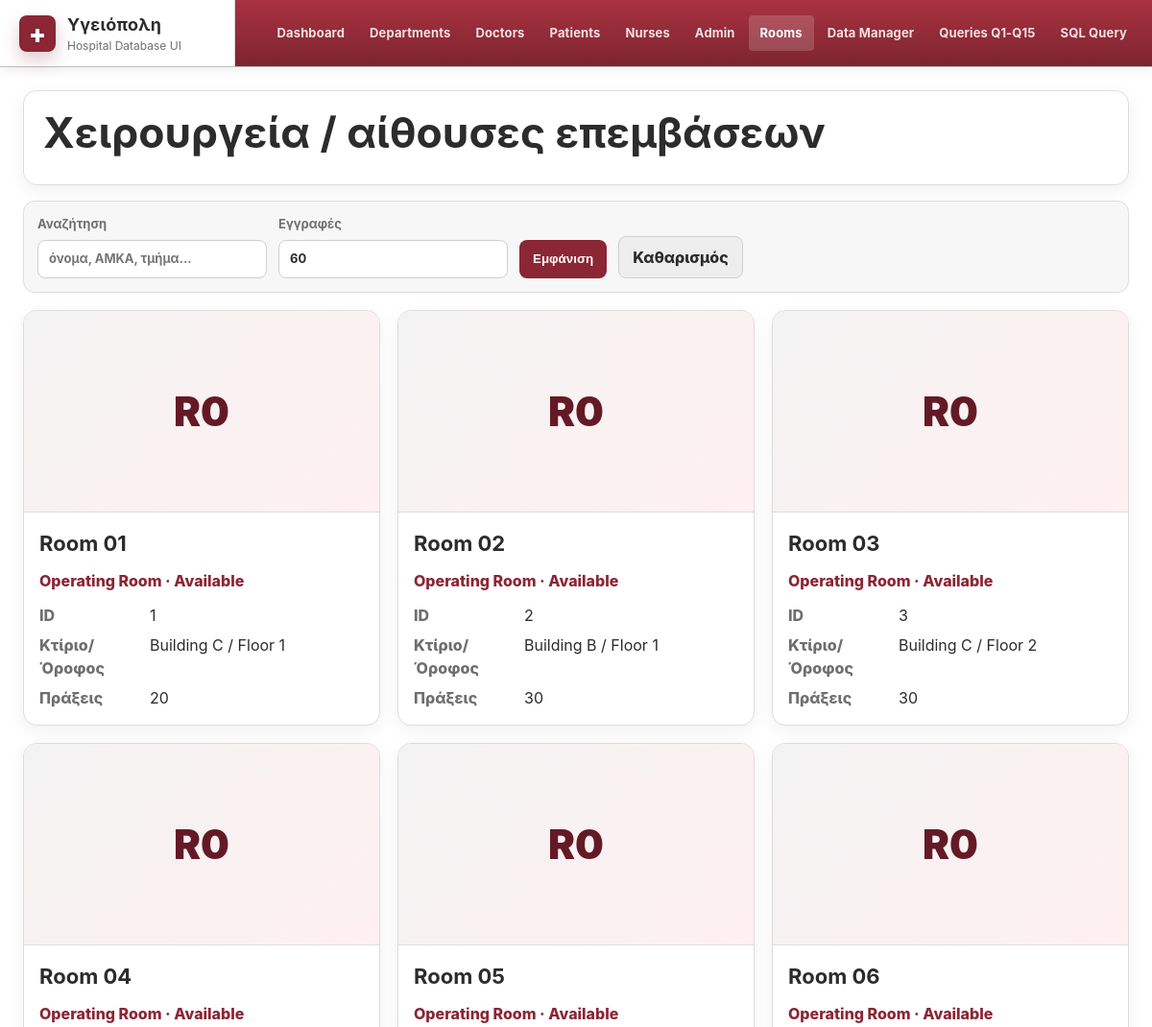
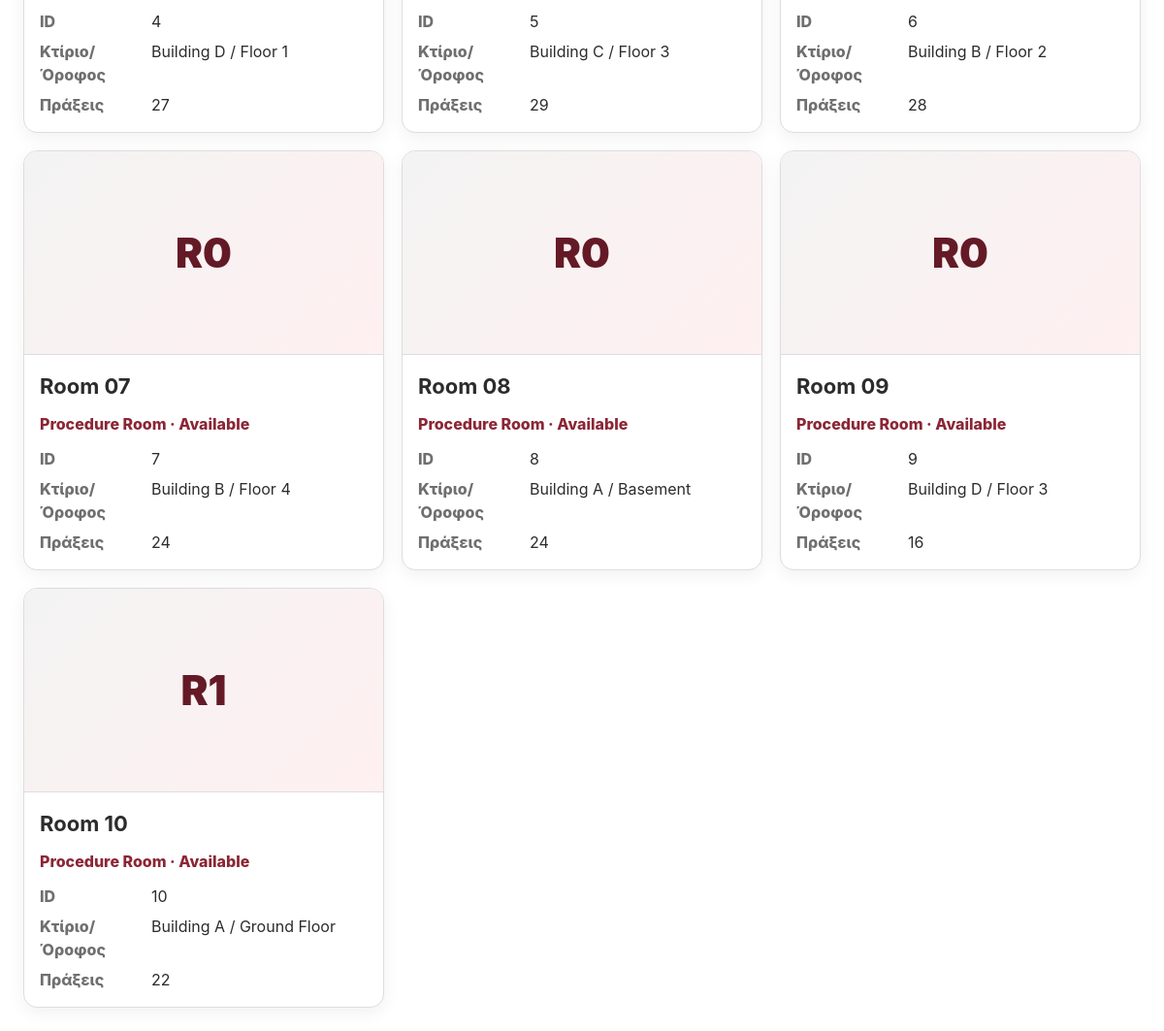
Screenshot of /hospital_web_app/code/hospital_app/index.php?page=rooms with the database file from the repository (2 pictures, top to bottom).
### tables this page shows
CREATE TABLE IF NOT EXISTS `operating_room` (
  `room_id` INT NOT NULL AUTO_INCREMENT,
  `room_number` VARCHAR(20) NOT NULL,
  `floor` VARCHAR(45) NULL,
  `building` VARCHAR(45) NULL,
  `type` VARCHAR(45) NULL,
  `status` VARCHAR(45) NULL,
  PRIMARY KEY (`room_id`));

### hospital_web_app/code/hospital_app/db.php (called while the page is built, shortened)
<?php
function db(): PDO
{
    static $pdo = null;
    if ($pdo === null) {
        $dsn = 'mysql:host=' . DB_HOST . ';port=' . DB_PORT . ';dbname=' . DB_NAME . ';charset=utf8mb4';
        $pdo = new PDO($dsn, DB_USER, DB_PASS, [
            PDO::ATTR_ERRMODE => PDO::ERRMODE_EXCEPTION,
            PDO::ATTR_DEFAULT_FETCH_MODE => PDO::FETCH_ASSOC,
            PDO::ATTR_EMULATE_PREPARES => true,
        ]);
        $pdo->exec("SET NAMES utf8mb4 COLLATE utf8mb4_unicode_ci");
        $pdo->exec("SET collation_connection = 'utf8mb4_unicode_ci'");
    }
    return $pdo;
}
function run_select(string $sql, array $params = []): array
{
    $stmt = db()->prepare($sql);
    foreach ($params as $name => $value) {
        $stmt->bindValue(':' . $name, $value);
    }
    $stmt->execute();
    return $stmt->fetchAll();
}

### hospital_web_app/code/hospital_app/index.php (the view, shortened to what this page needs)
<?php
require_once __DIR__ . '/helpers.php';
function page_header(string $title): void
{
    echo '<!doctype html><html lang="el"><head><meta charset="utf-8">';
    echo '<link rel="stylesheet" href="assets/style.css">';
    echo '</head><body>';
    echo '<header class="topbar">';
    echo '<div class="brand"><div class="brand-mark">+</div><div><strong>Υγειόπολη</strong><span>Hospital Database UI</span></div></div>';
    echo '<nav class="main-nav">';
    echo nav_link('dashboard', 'Dashboard');
    echo nav_link('departments', 'Departments');
    echo nav_link('doctors', 'Doctors');
    echo nav_link('patients', 'Patients');
    echo nav_link('nurses', 'Nurses');
    echo nav_link('admin', 'Admin');
    echo nav_link('rooms', 'Rooms');
    echo nav_link('manage', 'Data Manager');
    echo nav_link('queries', 'Queries Q1-Q15');
    echo nav_link('sql', 'SQL Query');
    echo '</nav>';
    echo '</header><main class="page">';
}
function page_footer(): void
{
    echo '</main><script src="assets/app.js"></script></body></html>';
}
function rooms_page(): void
{
    page_header('Rooms');
    echo '<section class="section-title"><h1>Χειρουργεία / αίθουσες επεμβάσεων</h1></section>';
    render_search_form('rooms');
    $search = '%' . get_search() . '%';
    $limit = limit_value();
    $rows = run_select(<<<SQL
SELECT
    r.room_id,
    r.room_number,
    r.floor,
    r.building,
    r.type,
    r.status,
    (SELECT COUNT(*) FROM medical_procedure mp WHERE mp.room_id = r.room_id) AS procedures_count,
    ei.image_path,
    ei.alt_text
FROM operating_room r
LEFT JOIN entity_image ei ON ei.entity_type = 'Procedure Room' AND ei.entity_key = CAST(r.room_id AS CHAR)
WHERE r.room_number LIKE :search OR r.type LIKE :search OR r.status LIKE :search OR r.building LIKE :search
ORDER BY r.room_number
LIMIT $limit
SQL, ['search' => $search]);
    render_cards($rows, function ($r) {
        $label = 'Room ' . ($r['room_number'] ?? '');
        return '<article class="entity-card">'
            . image_html($r['image_path'] ?? '', $r['alt_text'] ?? '', $label)
            . '<div class="entity-body"><h2>' . h($label) . '</h2>'
            . '<p class="tag-line">' . h($r['type']) . ' · ' . h($r['status']) . '</p>'
            . '<dl><dt>ID</dt><dd>' . h($r['room_id']) . '</dd><dt>Κτίριο/Όροφος</dt><dd>' . h($r['building']) . ' / ' . h($r['floor']) . '</dd><dt>Πράξεις</dt><dd>' . h($r['procedures_count']) . '</dd></dl>'
            . '</div></article>';
    });
    page_footer();
}
try {
    $page = current_page();
    switch ($page) {
        case 'rooms':
            rooms_page();
            break;
    }
} catch (Throwable $e) {
    connection_error_page($e);
}

### hospital_web_app/code/hospital_app/helpers.php (shortened to what this page needs)
<?php
require_once __DIR__ . '/db.php';
function h($value): string
{
    return htmlspecialchars((string)($value ?? ''), ENT_QUOTES, 'UTF-8');
}
function current_page(): string
{
    return $_GET['page'] ?? 'dashboard';
}
function nav_link(string $page, string $label): string
{
    $active = current_page() === $page ? 'active' : '';
    return '<a class="nav-link ' . $active . '" href="?page=' . h($page) . '">' . h($label) . '</a>';
}
function get_param(string $name, $default = '')
{
    return $_GET[$name] ?? $default;
}
function get_search(): string
{
    return trim((string)get_param('search', ''));
}
function limit_value(): int
{
    $limit = (int)get_param('limit', DEFAULT_LIMIT);
    return $limit;
}
function placeholder_initials(string $label): string
{
    $initials = '';
    foreach (preg_split('/\s+/', trim($label)) as $part) {
        if ($part !== '') {
            if (function_exists('mb_substr')) {
                $initials .= mb_substr($part, 0, 1, 'UTF-8');
            } else {
                $initials .= substr($part, 0, 1);
            }
        }
        $length = function_exists('mb_strlen') ? mb_strlen($initials, 'UTF-8') : strlen($initials);
        if ($length >= 2) {
            break;
        }
    }
    return $initials !== '' ? $initials : '🏥';
}
function image_placeholder_html(string $label = '', string $class = 'entity-image', string $style = ''): string
{
    $styleAttr = $style !== '' ? ' style="' . h($style) . '"' : '';
    return '<div class="' . h($class) . ' image-placeholder"' . $styleAttr . '><span>' . h(placeholder_initials($label)) . '</span></div>';
}
function normalize_image_path(?string $path): string
{
    $path = trim((string)$path);
    $path = str_replace('\\', '/', $path);
    $path = preg_replace('#^\./#', '', $path);
    $markers = [
        '/hospital_app/',
        '/hospital_wui_mamp_full/',
        '/code/hospital_app/',
    ];
    foreach ($markers as $marker) {
        $pos = strpos($path, $marker);
    }
    return ltrim($path, '/');
}
function image_html(?string $path, ?string $alt, string $label = '', string $class = 'entity-image'): string
{
    $path = normalize_image_path($path);
    $alt = trim((string)$alt);
    if ($path === '') {
        return image_placeholder_html($label, $class);
    }
    $fallback = image_placeholder_html($label, $class, 'display:none');
    return '<div class="image-frame">'
        . '<img class="' . h($class) . '" src="' . h($path) . '" alt="' . h($alt ?: $label) . '" loading="lazy" onerror="this.style.display=\'none\';this.nextElementSibling.style.display=\'grid\';">'
        . $fallback
        . '</div>';
}
function render_search_form(string $page): void
{
    $search = get_search();
    $limit = limit_value();
    echo '<form class="toolbar" method="get">';
    echo '<label>Αναζήτηση <input type="text" name="search" value="' . h($search) . '" placeholder="όνομα, ΑΜΚΑ, τμήμα..."></label>';
    echo '<label>Εγγραφές <input type="number" name="limit" min="10" step="10" value="' . h($limit) . '"></label>';
    echo '<button type="submit">Εμφάνιση</button>';
    echo '<a class="ghost-button" href="?page=' . h($page) . '">Καθαρισμός</a>';
    echo '</form>';
}
function render_cards(array $rows, callable $cardRenderer): void
{
    echo '<div class="cards-grid">';
    foreach ($rows as $row) {
        echo $cardRenderer($row);
    }
    echo '</div>';
}

### hospital_web_app/code/hospital_app/assets/style.css (style rules this page uses)
:root { --bg: #ffffff; --paper: #ffffff; --paper-soft: #f7f7f7; --paper-warm: #fff8f6; --text: #2c2c2c; --muted: #6f6f6f; --line: #dddddd; --line-strong: #cfcfcf; --burgundy: #8b2635; --burgundy-dark: #641a26; --red: #b13343; --gray-dark: #3d3d3d; --gray-mid: #777777; --success: #48634a; --warning: #a3642c; --shadow: 0 12px 28px rgba(0, 0, 0, 0.08); --soft-shadow: 0 5px 18px rgba(0, 0, 0, 0.06); --radius: 14px; }
* { box-sizing: border-box; }
body { margin: 0; background: var(--bg); color: var(--text); font-family: -apple-system, BlinkMacSystemFont, "Segoe UI", Arial, sans-serif; line-height: 1.5; }
a { color: inherit; text-decoration: none; }
.topbar { position: sticky; top: 0; z-index: 20; display: grid; grid-template-columns: minmax(220px, auto) 1fr; align-items: stretch; gap: 0; background: #f3f3f3; border-bottom: 1px solid #bdbdbd; box-shadow: 0 2px 12px rgba(0,0,0,0.08); }
.brand { display: flex; align-items: center; gap: 12px; padding: 12px 20px; min-width: 245px; background: #ffffff; border-right: 1px solid #d7d7d7; }
.brand-mark { display: grid; place-items: center; width: 38px; height: 38px; border-radius: 8px; background: var(--burgundy); color: #fff; font-weight: 900; font-size: 26px; box-shadow: 0 8px 18px rgba(139, 38, 53, 0.25); }
.brand strong { display: block; font-size: 18px; letter-spacing: 0.01em; }
.brand span { display: block; color: var(--muted); font-size: 12px; }
.main-nav { display: flex; align-items: center; flex-wrap: wrap; justify-content: flex-end; gap: 2px; padding: 8px 14px; background: linear-gradient(180deg, #a93240, #7d2430); }
.nav-link { padding: 9px 12px; border-radius: 4px; color: rgba(255, 255, 255, 0.86); font-weight: 700; font-size: 13px; letter-spacing: 0.01em; }
.nav-link:hover, .nav-link.active { background: rgba(255, 255, 255, 0.17); color: #ffffff; }
.page { max-width: 1480px; margin: 0 auto; padding: 24px; }
.hero, .panel, .section-title, .query-panel, .query-list, .entity-card, .stat-card, .quick-action-strip, .manager-sidebar { background: var(--paper); border: 1px solid var(--line); border-radius: var(--radius); box-shadow: var(--soft-shadow); }
h1, h2, h3, p { margin-top: 0; }
h1 { font-size: clamp(30px, 3.7vw, 50px); line-height: 1.06; margin-bottom: 10px; }
h2 { font-size: 22px; margin-bottom: 10px; }
.panel, .section-title, .query-panel, .query-list, .manager-sidebar { padding: 20px; }
.section-title { margin-bottom: 16px; background: #fff; }
.toolbar, .query-form, .compact-toolbar { display: flex; align-items: end; gap: 12px; flex-wrap: wrap; margin-bottom: 18px; padding: 14px; background: #f7f7f7; border: 1px solid var(--line); border-radius: 12px; }
label { display: grid; gap: 6px; color: var(--muted); font-weight: 750; font-size: 13px; }
input, select, textarea { min-height: 40px; padding: 9px 11px; border: 1px solid var(--line-strong); border-radius: 8px; background: #ffffff; color: var(--text); font: inherit; min-width: 210px; }
button, .ghost-button, .primary-action, .mini-button { min-height: 40px; padding: 9px 14px; border: 0; border-radius: 8px; background: var(--burgundy); color: #fff; font-weight: 850; cursor: pointer; display: inline-flex; align-items: center; justify-content: center; gap: 6px; white-space: nowrap; }
.ghost-button { background: #eeeeee; color: var(--text); border: 1px solid #d0d0d0; }
.cards-grid { display: grid; grid-template-columns: repeat(auto-fill, minmax(320px, 1fr)); gap: 18px; }
.entity-card { overflow: hidden; background: #fff; }
.entity-image { width: 100%; height: 210px; object-fit: cover; display: block; background: #ececec; border-bottom: 1px solid var(--line); }
.image-placeholder { display: grid; place-items: center; background: linear-gradient(135deg, #f3f3f3, #fff0f1); color: var(--burgundy-dark); font-size: 42px; font-weight: 900; }
.entity-body { padding: 16px; }
.tag-line { color: var(--burgundy); font-weight: 850; margin-bottom: 12px; }
dl { display: grid; grid-template-columns: 105px minmax(0, 1fr); gap: 7px 10px; margin: 0; }
dt { color: var(--muted); font-weight: 850; }
dd { margin: 0; min-width: 0; overflow-wrap: anywhere; }
.main-nav .nav-link { white-space: nowrap; }

### rows the page displays
operating_room: room_number "R0", room_number "Room 01", type "Operating Room", status "Available", room_id "1", building "Building C", floor "Floor 1", procedures_count "20"
operating_room: room_number "R0", room_number "Room 02", type "Operating Room", status "Available", room_id "2", building "Building B", floor "Floor 1", procedures_count "30"
operating_room: room_number "R0", room_number "Room 03", type "Operating Room", status "Available", room_id "3", building "Building C", floor "Floor 2", procedures_count "30"
operating_room: room_number "R0", room_number "Room 04", type "Operating Room", status "Available", room_id "4", building "Building D", floor "Floor 1", procedures_count "27"
operating_room: room_number "R0", room_number "Room 05", type "Operating Room", status "Available", room_id "5", building "Building C", floor "Floor 3", procedures_count "29"
operating_room: room_number "R0", room_number "Room 06", type "Operating Room", status "Available", room_id "6", building "Building B", floor "Floor 2", procedures_count "28"
operating_room: room_number "R0", room_number "Room 07", type "Procedure Room", status "Available", room_id "7", building "Building B", floor "Floor 4", procedures_count "24"
operating_room: room_number "R0", room_number "Room 08", type "Procedure Room", status "Available", room_id "8", building "Building A", floor "Basement", procedures_count "24"
operating_room: room_number "R0", room_number "Room 09", type "Procedure Room", status "Available", room_id "9", building "Building D", floor "Floor 3", procedures_count "16"
operating_room: room_number "R1", room_number "Room 10", type "Procedure Room", status "Available", room_id "10", building "Building A", floor "Ground Floor", procedures_count "22"

### other values shown
$label "Dashboard Departments Doctors Patients Nurses Admin Rooms Data Manager Queries Q1-Q15 SQL Query"
